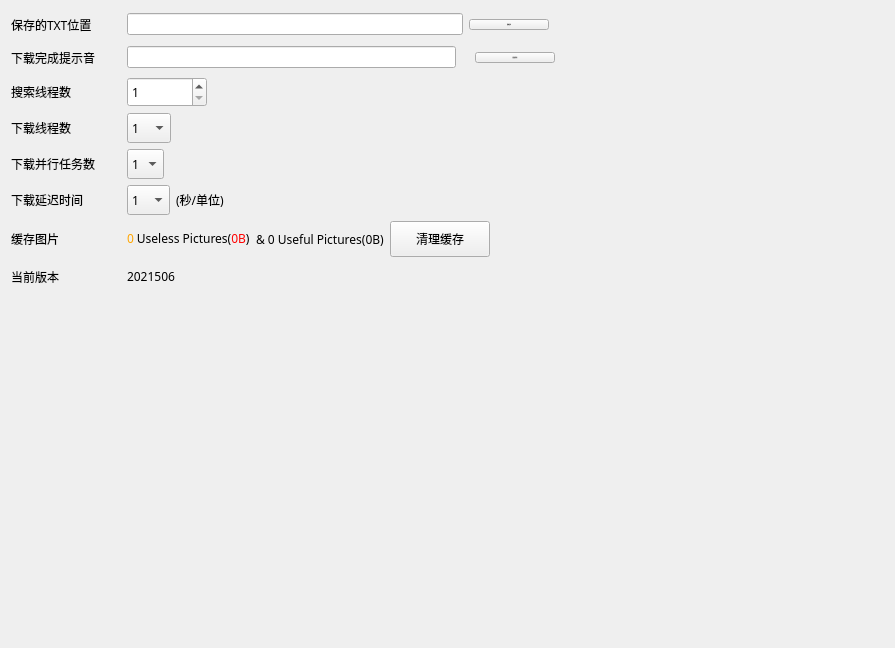
            <widget class="QWidget" name="scrollAreaWidgetContents_setting">
             <property name="geometry">
              <rect>
               <x>0</x>
               <y>0</y>
               <width>895</width>
               <height>648</height>
              </rect>
             </property>
             <property name="styleSheet">
              <string notr="true"/>
             </property>
             <layout class="QVBoxLayout" name="vlayout_scrollAreaWidgetContents_setting">
              <item>
               <layout class="QHBoxLayout" name="hlayout_setting_downloadLocation">
                <item>
                 <widget class="QLabel" name="label_setting_downloadLocation">
                  <property name="minimumSize">
                   <size>
                    <width>110</width>
                    <height>27</height>
                   </size>
                  </property>
                  <property name="maximumSize">
                   <size>
                    <width>80</width>
                    <height>27</height>
                   </size>
                  </property>
                  <property name="font">
                   <font>
                    <family>Microsoft YaHei</family>
                   </font>
                  </property>
                  <property name="text">
                   <string>保存的TXT位置</string>
                  </property>
                 </widget>
                </item>
                <item>
                 <widget class="QLineEdit" name="lineEdit_setting_downloadLocation">
                  <property name="font">
                   <font>
                    <family>Microsoft YaHei</family>
                    <pointsize>-1</pointsize>
                    <weight>50</weight>
                    <italic>false</italic>
                    <bold>false</bold>
                   </font>
                  </property>
                  <property name="styleSheet">
                   <string notr="true"/>
                  </property>
                  <property name="inputMethodHints">
                   <set>Qt::ImhNone</set>
                  </property>
                  <property name="text">
                   <string/>
                  </property>
                  <property name="dragEnabled">
                   <bool>false</bool>
                  </property>
                  <property name="readOnly">
                   <bool>false</bool>
                  </property>
                  <property name="clearButtonEnabled">
                   <bool>false</bool>
                  </property>
                 </widget>
                </item>
                <item>
                 <widget class="QPushButton" name="btn_setting_downloadLocation">
                  <property name="font">
                   <font>
                    <family>Microsoft YaHei</family>
                    <pointsize>-1</pointsize>
                    <underline>false</underline>
                    <strikeout>false</strikeout>
                   </font>
                  </property>
                  <property name="text">
                   <string>更改目录</string>
                  </property>
                 </widget>
                </item>
                <item>
                 <spacer name="hSpace_setting_downloadLocation_right">
                  <property name="orientation">
                   <enum>Qt::Horizontal</enum>
                  </property>
                  <property name="sizeHint" stdset="0">
                   <size>
                    <width>40</width>
                    <height>20</height>
                   </size>
                  </property>
                 </spacer>
                </item>
               </layout>
              </item>
              <item>
               <layout class="QHBoxLayout" name="hlayout_setting_finnishMusic">
                <item>
                 <widget class="QLabel" name="label_setting_finishMusic">
                  <property name="minimumSize">
                   <size>
                    <width>110</width>
                    <height>27</height>
                   </size>
                  </property>
                  <property name="maximumSize">
                   <size>
                    <width>110</width>
                    <height>27</height>
                   </size>
                  </property>
                  <property name="font">
                   <font>
                    <family>Microsoft YaHei</family>
                   </font>
                  </property>
                  <property name="text">
                   <string>下载完成提示音</string>
                  </property>
                 </widget>
                </item>
                <item>
                 <widget class="QLineEdit" name="lineEdit_setting_finishMusic">
                  <property name="font">
                   <font>
                    <family>Microsoft YaHei</family>
                    <pointsize>-1</pointsize>
                    <weight>50</weight>
                    <italic>false</italic>
                    <bold>false</bold>
                   </font>
                  </property>
                  <property name="inputMethodHints">
                   <set>Qt::ImhNone</set>
                  </property>
                  <property name="text">
                   <string/>
                  </property>
                  <property name="dragEnabled">
                   <bool>false</bool>
                  </property>
                  <property name="readOnly">
                   <bool>false</bool>
                  </property>
                  <property name="clearButtonEnabled">
                   <bool>false</bool>
                  </property>
                 </widget>
                </item>
                <item>
                 <widget class="QLabel" name="label_setting_playSound">
                  <property name="maximumSize">
                   <size>
                    <width>20</width>
                    <height>20</height>
                   </size>
                  </property>
                  <property name="text">
                   <string/>
                  </property>
                 </widget>
                </item>
                <item>
                 <widget class="QPushButton" name="btn_setting_finishMusic">
                  <property name="font">
                   <font>
                    <family>Microsoft YaHei</family>
                    <pointsize>-1</pointsize>
                    <underline>false</underline>
                    <strikeout>false</strikeout>
                   </font>
                  </property>
                  <property name="text">
                   <string>更换提示音</string>
                  </property>
                 </widget>
                </item>
                <item>
                 <spacer name="hSpacer_setting_finishMusic_right">
                  <property name="orientation">
                   <enum>Qt::Horizontal</enum>
                  </property>
                  <property name="sizeHint" stdset="0">
                   <size>
                    <width>40</width>
                    <height>20</height>
                   </size>
                  </property>
                 </spacer>
                </item>
               </layout>
              </item>
              <item>
               <layout class="QHBoxLayout" name="hlayout_setting_search_processNums">
                <item>
                 <widget class="QLabel" name="label_setting_search_processNums">
                  <property name="minimumSize">
                   <size>
                    <width>110</width>
                    <height>27</height>
                   </size>
                  </property>
                  <property name="maximumSize">
                   <size>
                    <width>80</width>
                    <height>27</height>
                   </size>
                  </property>
                  <property name="font">
                   <font>
                    <family>Microsoft YaHei</family>
                   </font>
                  </property>
                  <property name="text">
                   <string>搜索线程数</string>
                  </property>
                 </widget>
                </item>
                <item>
                 <widget class="QSpinBox" name="spinBox_setting_search_processNums">
                  <property name="minimumSize">
                   <size>
                    <width>80</width>
                    <height>30</height>
                   </size>
                  </property>
                  <property name="font">
                   <font>
                    <family>Microsoft YaHei</family>
                   </font>
                  </property>
                  <property name="minimum">
                   <number>1</number>
                  </property>
                  <property name="maximum">
                   <number>32</number>
                  </property>
                  <property name="value">
                   <number>1</number>
                  </property>
                 </widget>
                </item>
                <item>
                 <spacer name="hSpacer_setting_search_processNums">
                  <property name="orientation">
                   <enum>Qt::Horizontal</enum>
                  </property>
                  <property name="sizeHint" stdset="0">
                   <size>
                    <width>40</width>
                    <height>20</height>
                   </size>
                  </property>
                 </spacer>
                </item>
               </layout>
              </item>
              <item>
               <layout class="QHBoxLayout" name="hlayout_setting_processNums">
                <item>
                 <widget class="QLabel" name="label_setting_processNums">
                  <property name="minimumSize">
                   <size>
                    <width>110</width>
                    <height>27</height>
                   </size>
                  </property>
                  <property name="maximumSize">
                   <size>
                    <width>80</width>
                    <height>27</height>
                   </size>
                  </property>
                  <property name="font">
                   <font>
                    <family>Microsoft YaHei</family>
                   </font>
                  </property>
                  <property name="text">
                   <string>下载线程数</string>
                  </property>
                 </widget>
                </item>
                <item>
                 <widget class="QComboBox" name="comboBox_processNums">
                  <property name="minimumSize">
                   <size>
                    <width>30</width>
                    <height>30</height>
                   </size>
                  </property>
                  <property name="font">
                   <font>
                    <family>Microsoft YaHei</family>
                    <pointsize>9</pointsize>
                   </font>
                  </property>
                  <property name="styleSheet">
                   <string notr="true"/>
                  </property>
                  <property name="currentText">
                   <string>1</string>
                  </property>
                  <item>
                   <property name="text">
                    <string>1</string>
                   </property>
                  </item>
                  <item>
                   <property name="text">
                    <string>2</string>
                   </property>
                  </item>
                  <item>
                   <property name="text">
                    <string>3</string>
                   </property>
                  </item>
                  <item>
                   <property name="text">
                    <string>4</string>
                   </property>
                  </item>
                  <item>
                   <property name="text">
                    <string>5</string>
                   </property>
                  </item>
                  <item>
                   <property name="text">
                    <string>6</string>
                   </property>
                  </item>
                  <item>
                   <property name="text">
                    <string>7</string>
                   </property>
                  </item>
                  <item>
                   <property name="text">
                    <string>8</string>
                   </property>
                  </item>
                  <item>
                   <property name="text">
                    <string>9</string>
                   </property>
                  </item>
                  <item>
                   <property name="text">
                    <string>10</string>
                   </property>
                  </item>
                  <item>
                   <property name="text">
                    <string>11</string>
                   </property>
                  </item>
                  <item>
                   <property name="text">
                    <string>12</string>
                   </property>
                  </item>
                  <item>
                   <property name="text">
                    <string>13</string>
                   </property>
                  </item>
                  <item>
                   <property name="text">
                    <string>14</string>
                   </property>
                  </item>
                  <item>
                   <property name="text">
                    <string>15</string>
                   </property>
                  </item>
                  <item>
                   <property name="text">
                    <string>16</string>
                   </property>
                  </item>
                  <item>
                   <property name="text">
                    <string>17</string>
                   </property>
                  </item>
                  <item>
                   <property name="text">
                    <string>18</string>
                   </property>
                  </item>
                  <item>
                   <property name="text">
                    <string>19</string>
                   </property>
                  </item>
                  <item>
                   <property name="text">
                    <string>20</string>
                   </property>
                  </item>
                  <item>
                   <property name="text">
                    <string>21</string>
                   </property>
                  </item>
                  <item>
                   <property name="text">
                    <string>22</string>
                   </property>
                  </item>
                  <item>
                   <property name="text">
                    <string>23</string>
                   </property>
                  </item>
                  <item>
                   <property name="text">
                    <string>24</string>
                   </property>
                  </item>
                  <item>
                   <property name="text">
                    <string>25</string>
                   </property>
                  </item>
                  <item>
                   <property name="text">
                    <string>26</string>
                   </property>
                  </item>
                  <item>
                   <property name="text">
                    <string>27</string>
                   </property>
                  </item>
                  <item>
                   <property name="text">
                    <string>28</string>
                   </property>
                  </item>
                  <item>
                   <property name="text">
                    <string>29</string>
                   </property>
                  </item>
                  <item>
                   <property name="text">
                    <string>30</string>
                   </property>
                  </item>
                  <item>
                   <property name="text">
                    <string>31</string>
                   </property>
                  </item>
                  <item>
                   <property name="text">
                    <string>32</string>
                   </property>
                  </item>
                  <item>
                   <property name="text">
                    <string>33</string>
                   </property>
                  </item>
                  <item>
                   <property name="text">
                    <string>34</string>
                   </property>
                  </item>
                  <item>
                   <property name="text">
                    <string>35</string>
                   </property>
                  </item>
                  <item>
                   <property name="text">
                    <string>36</string>
                   </property>
                  </item>
                  <item>
                   <property name="text">
                    <string>37</string>
                   </property>
                  </item>
                  <item>
                   <property name="text">
                    <string>38</string>
                   </property>
                  </item>
                  <item>
                   <property name="text">
                    <string>39</string>
                   </property>
                  </item>
                  <item>
                   <property name="text">
                    <string>40</string>
                   </property>
                  </item>
                  <item>
                   <property name="text">
                    <string>41</string>
                   </property>
                  </item>
                  <item>
                   <property name="text">
                    <string>42</string>
                   </property>
                  </item>
                  <item>
                   <property name="text">
                    <string>43</string>
                   </property>
                  </item>
                  <item>
                   <property name="text">
                    <string>44</string>
                   </property>
                  </item>
                  <item>
                   <property name="text">
                    <string>45</string>
                   </property>
                  </item>
                  <item>
                   <property name="text">
                    <string>46</string>
                   </property>
                  </item>
                  <item>
                   <property name="text">
                    <string>47</string>
                   </property>
                  </item>
                  <item>
                   <property name="text">
                    <string>48</string>
                   </property>
                  </item>
                  <item>
                   <property name="text">
                    <string>49</string>
                   </property>
                  </item>
                  <item>
                   <property name="text">
                    <string>50</string>
                   </property>
                  </item>
                 </widget>
                </item>
                <item>
                 <spacer name="hSpacer_setting_processNums_right">
                  <property name="orientation">
                   <enum>Qt::Horizontal</enum>
                  </property>
                  <property name="sizeHint" stdset="0">
                   <size>
                    <width>40</width>
                    <height>20</height>
                   </size>
                  </property>
                 </spacer>
                </item>
               </layout>
              </item>
              <item>
               <layout class="QHBoxLayout" name="hlayout_setting_parallelTasks">
                <item>
                 <widget class="QLabel" name="label_setting_parallelTasks">
                  <property name="minimumSize">
                   <size>
                    <width>110</width>
                    <height>27</height>
                   </size>
                  </property>
                  <property name="maximumSize">
                   <size>
                    <width>80</width>
                    <height>27</height>
                   </size>
                  </property>
                  <property name="font">
                   <font>
                    <family>Microsoft YaHei</family>
                   </font>
                  </property>
                  <property name="text">
                   <string>下载并行任务数</string>
                  </property>
                 </widget>
                </item>
                <item>
                 <widget class="QComboBox" name="comboBox_parallelTasks">
                  <property name="minimumSize">
                   <size>
                    <width>30</width>
                    <height>30</height>
                   </size>
                  </property>
                  <property name="font">
                   <font>
                    <family>Microsoft YaHei</family>
                    <pointsize>9</pointsize>
                   </font>
                  </property>
                  <property name="styleSheet">
                   <string notr="true"/>
                  </property>
                  <property name="currentText">
                   <string>1</string>
                  </property>
                  <item>
                   <property name="text">
                    <string>1</string>
                   </property>
                  </item>
                  <item>
                   <property name="text">
                    <string>2</string>
                   </property>
                  </item>
                 </widget>
                </item>
                <item>
                 <spacer name="hSpacer_setting_parallelTasks_right">
                  <property name="orientation">
                   <enum>Qt::Horizontal</enum>
                  </property>
                  <property name="sizeHint" stdset="0">
                   <size>
                    <width>40</width>
                    <height>20</height>
                   </size>
                  </property>
                 </spacer>
                </item>
               </layout>
              </item>
              <item>
               <layout class="QHBoxLayout" name="hlayout_setting_delayTime">
                <item>
                 <widget class="QLabel" name="label_delayTime">
                  <property name="minimumSize">
                   <size>
                    <width>110</width>
                    <height>27</height>
                   </size>
                  </property>
                  <property name="maximumSize">
                   <size>
                    <width>80</width>
                    <height>27</height>
                   </size>
                  </property>
                  <property name="font">
                   <font>
                    <family>Microsoft YaHei</family>
                   </font>
                  </property>
                  <property name="text">
                   <string>下载延迟时间</string>
                  </property>
                 </widget>
                </item>
                <item>
                 <widget class="QComboBox" name="comboBox_delayTime">
                  <property name="minimumSize">
                   <size>
                    <width>30</width>
                    <height>30</height>
                   </size>
                  </property>
                  <property name="font">
                   <font>
                    <family>Microsoft YaHei</family>
                    <pointsize>9</pointsize>
                   </font>
                  </property>
                  <property name="styleSheet">
                   <string notr="true"/>
                  </property>
                  <property name="currentText">
                   <string>1</string>
                  </property>
                  <item>
                   <property name="text">
                    <string>1</string>
                   </property>
                  </item>
                  <item>
                   <property name="text">
                    <string>2</string>
                   </property>
                  </item>
                  <item>
                   <property name="text">
                    <string>3</string>
                   </property>
                  </item>
                  <item>
                   <property name="text">
                    <string>4</string>
                   </property>
                  </item>
                  <item>
                   <property name="text">
                    <string>5</string>
                   </property>
                  </item>
                  <item>
                   <property name="text">
                    <string>6</string>
                   </property>
                  </item>
                  <item>
                   <property name="text">
                    <string>7</string>
                   </property>
                  </item>
                  <item>
                   <property name="text">
                    <string>8</string>
                   </property>
                  </item>
                  <item>
                   <property name="text">
                    <string>9</string>
                   </property>
                  </item>
                  <item>
                   <property name="text">
                    <string>10</string>
                   </property>
                  </item>
                 </widget>
                </item>
                <item>
                 <widget class="QLabel" name="label_delayTime_company">
                  <property name="font">
                   <font>
                    <family>Microsoft YaHei</family>
                   </font>
                  </property>
                  <property name="text">
                   <string>(秒/单位)</string>
                  </property>
                 </widget>
                </item>
                <item>
                 <spacer name="hSpacer_setting_delayTime_right">
                  <property name="orientation">
                   <enum>Qt::Horizontal</enum>
                  </property>
                  <property name="sizeHint" stdset="0">
                   <size>
                    <width>40</width>
                    <height>20</height>
                   </size>
                  </property>
                 </spacer>
                </item>
               </layout>
              </item>
              <item>
               <layout class="QHBoxLayout" name="hlayout_setting_cache">
                <item>
                 <widget class="QLabel" name="label_setting_cache">
                  <property name="minimumSize">
                   <size>
                    <width>110</width>
                    <height>27</height>
                   </size>
                  </property>
                  <property name="maximumSize">
                   <size>
                    <width>30</width>
                    <height>27</height>
                   </size>
                  </property>
                  <property name="font">
                   <font>
                    <family>Microsoft YaHei</family>
                   </font>
                  </property>
                  <property name="text">
                   <string>缓存图片</string>
                  </property>
                 </widget>
                </item>
                <item>
                 <widget class="QLabel" name="label_setting_cache_nomust">
                  <property name="font">
                   <font>
                    <family>Microsoft YaHei</family>
                   </font>
                  </property>
                  <property name="text">
                   <string>&lt;font color=&quot;orange&quot;&gt;0&lt;/font&gt; Useless Pictures(&lt;font color=&quot;red&quot;&gt;0B&lt;/font&gt;)</string>
                  </property>
                  <property name="textFormat">
                   <enum>Qt::MarkdownText</enum>
                  </property>
                 </widget>
                </item>
                <item>
                 <widget class="QLabel" name="label_setting_cache_must">
                  <property name="font">
                   <font>
                    <family>Microsoft YaHei</family>
                   </font>
                  </property>
                  <property name="text">
                   <string>&amp; 0 Useful Pictures(0B)</string>
                  </property>
                 </widget>
                </item>
                <item>
                 <widget class="QPushButton" name="btn_setting_cache_clear">
                  <property name="minimumSize">
                   <size>
                    <width>100</width>
                    <height>36</height>
                   </size>
                  </property>
                  <property name="font">
                   <font>
                    <family>Microsoft YaHei</family>
                   </font>
                  </property>
                  <property name="styleSheet">
                   <string notr="true"/>
                  </property>
                  <property name="text">
                   <string>清理缓存</string>
                  </property>
                  <property name="icon">
                   <iconset>
                    <normaloff>../Resource/icon/cache_del128.png</normaloff>../Resource/icon/cache_del128.png</iconset>
                  </property>
                 </widget>
                </item>
                <item>
                 <spacer name="hSpacer_setting_cache_right">
                  <property name="orientation">
                   <enum>Qt::Horizontal</enum>
                  </property>
                  <property name="sizeHint" stdset="0">
                   <size>
                    <width>40</width>
                    <height>20</height>
                   </size>
                  </property>
                 </spacer>
                </item>
               </layout>
              </item>
              <item>
               <layout class="QHBoxLayout" name="hlayout_setting_parallelTasks_2">
                <item>
                 <widget class="QLabel" name="label_setting_parallelTasks_2">
                  <property name="minimumSize">
                   <size>
                    <width>110</width>
                    <height>27</height>
                   </size>
                  </property>
                  <property name="maximumSize">
                   <size>
                    <width>30</width>
                    <height>27</height>
                   </size>
                  </property>
                  <property name="font">
                   <font>
                    <family>Microsoft YaHei</family>
                   </font>
                  </property>
                  <property name="text">
                   <string>当前版本</string>
                  </property>
                 </widget>
                </item>
                <item>
                 <widget class="QLabel" name="label_setting_parallelTasks_3">
                  <property name="minimumSize">
                   <size>
                    <width>27</width>
                    <height>0</height>
                   </size>
                  </property>
                  <property name="maximumSize">
                   <size>
                    <width>16777215</width>
                    <height>27</height>
                   </size>
                  </property>
                  <property name="font">
                   <font>
                    <family>Microsoft YaHei</family>
                   </font>
                  </property>
                  <property name="text">
                   <string>2021506</string>
                  </property>
                 </widget>
                </item>
                <item>
                 <spacer name="hSpacer_setting_parallelTasks_right_2">
                  <property name="orientation">
                   <enum>Qt::Horizontal</enum>
                  </property>
                  <property name="sizeHint" stdset="0">
                   <size>
                    <width>40</width>
                    <height>20</height>
                   </size>
                  </property>
                 </spacer>
                </item>
               </layout>
              </item>
              <item>
               <spacer name="vSpacer_setting_down">
                <property name="orientation">
                 <enum>Qt::Vertical</enum>
                </property>
                <property name="sizeHint" stdset="0">
                 <size>
                  <width>20</width>
                  <height>40</height>
                 </size>
                </property>
               </spacer>
              </item>
             </layout>
            </widget>
